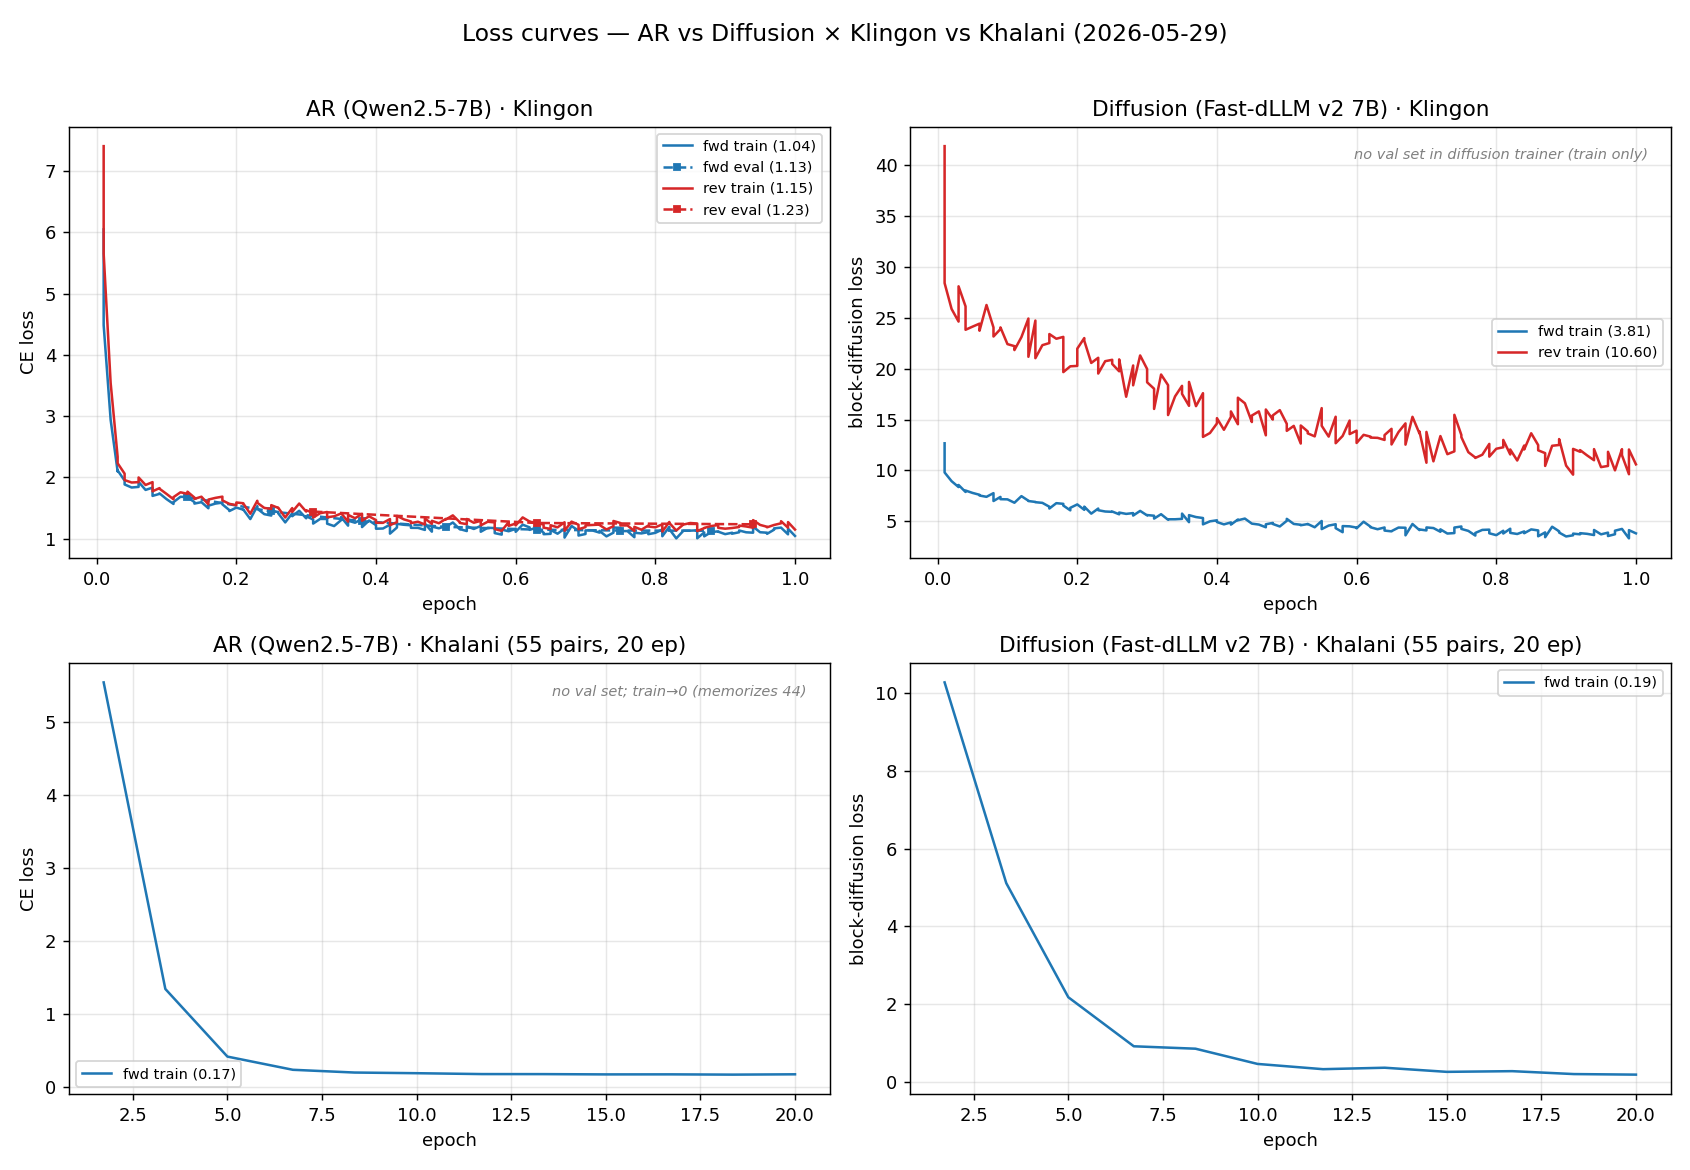

This figure's Python source:
"""4-panel loss curves for the 2026-05-29 multi-axis AR-vs-Diffusion report.
Panels = architecture × dataset (AR/Diffusion × Klingon/Khalani).
Each Klingon panel overlays forward(en→tlh) & reverse(tlh→en); AR panels add eval loss.
Diffusion has no val set → train loss only. Khalani has no reverse run & no val set.

Parses the raw training logs (loss/eval_loss dicts with 'epoch' field):
  outputs/klingon_qwen_fullft.log          (FWD AR)
  outputs/klingon_qwen_tlh2en.log          (REV AR)
  outputs/klingon_fastdllm_fullft.log      (FWD Diff)
  /content/local_fast/outputs/klingon_fastdllm_tlh2en_train.log (REV Diff)
  outputs/khalani_qwen_fullft.log          (Khalani AR)
  outputs/khalani_fastdllm_fullft.log      (Khalani Diff)
Output: reports/figures/2026-05-29-loss.png
"""
import re, os
import matplotlib
matplotlib.use("Agg")
import matplotlib.pyplot as plt

LOSS = re.compile(r"\{'loss': ([0-9.]+).*?'epoch': ([0-9.]+)\}")
EVAL = re.compile(r"\{'eval_loss': ([0-9.]+).*?'epoch': ([0-9.]+)\}")

def parse(path, pat):
    if not os.path.exists(path):
        return [], []
    txt = open(path).read()
    xs, ys = [], []
    for m in pat.finditer(txt):
        ys.append(float(m.group(1))); xs.append(float(m.group(2)))
    return xs, ys

O = "outputs"
LF = "/content/local_fast/outputs"
runs = {
    "fwd_ar":   f"{O}/klingon_qwen_fullft.log",
    "rev_ar":   f"{O}/klingon_qwen_tlh2en.log",
    "fwd_df":   f"{O}/klingon_fastdllm_fullft.log",
    "rev_df":   f"{LF}/klingon_fastdllm_tlh2en_train.log",
    "kha_ar":   f"{O}/khalani_qwen_fullft.log",
    "kha_df":   f"{O}/khalani_fastdllm_fullft.log",
}

fig, axes = plt.subplots(2, 2, figsize=(13, 9))

def plot_curve(ax, path, pat, label, color, style="-"):
    xs, ys = parse(path, pat)
    if xs:
        ax.plot(xs, ys, style, label=f"{label} ({ys[-1]:.2f})", color=color,
                markersize=3, linewidth=1.4)

# (0,0) AR · Klingon — fwd/rev × train/eval
ax = axes[0, 0]
plot_curve(ax, runs["fwd_ar"], LOSS, "fwd train", "C0")
plot_curve(ax, runs["fwd_ar"], EVAL, "fwd eval", "C0", "s--")
plot_curve(ax, runs["rev_ar"], LOSS, "rev train", "C3")
plot_curve(ax, runs["rev_ar"], EVAL, "rev eval", "C3", "s--")
ax.set_title("AR (Qwen2.5-7B) · Klingon"); ax.set_xlabel("epoch"); ax.set_ylabel("CE loss")
ax.legend(fontsize=8); ax.grid(alpha=.3)

# (0,1) Diffusion · Klingon — fwd/rev train (no eval)
ax = axes[0, 1]
plot_curve(ax, runs["fwd_df"], LOSS, "fwd train", "C0")
plot_curve(ax, runs["rev_df"], LOSS, "rev train", "C3")
ax.set_title("Diffusion (Fast-dLLM v2 7B) · Klingon"); ax.set_xlabel("epoch")
ax.set_ylabel("block-diffusion loss")
ax.legend(fontsize=8); ax.grid(alpha=.3)
ax.annotate("no val set in diffusion trainer (train only)", xy=(0.97, 0.95),
            xycoords="axes fraction", ha="right", va="top", fontsize=8,
            color="gray", style="italic")

# (1,0) AR · Khalani — train only (no val), epochs 20
ax = axes[1, 0]
plot_curve(ax, runs["kha_ar"], LOSS, "fwd train", "C0")
ax.set_title("AR (Qwen2.5-7B) · Khalani (55 pairs, 20 ep)"); ax.set_xlabel("epoch")
ax.set_ylabel("CE loss"); ax.legend(fontsize=8); ax.grid(alpha=.3)
ax.annotate("no val set; train→0 (memorizes 44)", xy=(0.97, 0.95),
            xycoords="axes fraction", ha="right", va="top", fontsize=8,
            color="gray", style="italic")

# (1,1) Diffusion · Khalani — train only
ax = axes[1, 1]
plot_curve(ax, runs["kha_df"], LOSS, "fwd train", "C0")
ax.set_title("Diffusion (Fast-dLLM v2 7B) · Khalani (55 pairs, 20 ep)")
ax.set_xlabel("epoch"); ax.set_ylabel("block-diffusion loss")
ax.legend(fontsize=8); ax.grid(alpha=.3)

fig.suptitle("Loss curves — AR vs Diffusion × Klingon vs Khalani (2026-05-29)", fontsize=13)
fig.tight_layout(rect=[0, 0, 1, 0.97])
out = "reports/figures/2026-05-29-loss.png"
fig.savefig(out, dpi=130)
print("saved", out)
# quick sanity: print final losses
for k, p in runs.items():
    _, ys = parse(p, LOSS)
    print(f"  {k}: {len(ys)} pts, final train loss = {ys[-1] if ys else 'NA'}")
